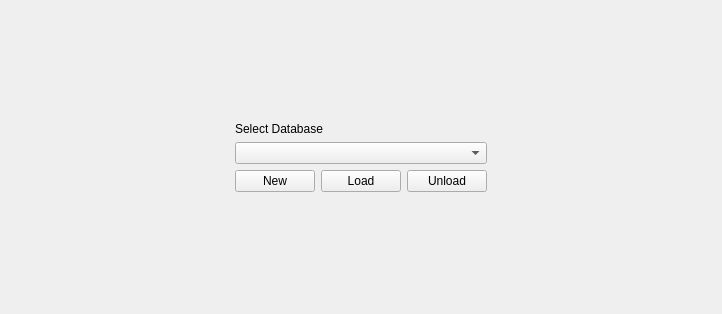
<?xml version="1.0" encoding="UTF-8"?>
<ui version="4.0">
 <class>DatabaseSelection</class>
 <widget class="QWidget" name="DatabaseSelection">
  <property name="geometry">
   <rect>
    <x>0</x>
    <y>0</y>
    <width>722</width>
    <height>314</height>
   </rect>
  </property>
  <property name="windowTitle">
   <string>Form</string>
  </property>
  <layout class="QGridLayout" name="gridLayout">
   <item row="0" column="0">
    <layout class="QVBoxLayout" name="verticalLayout">
     <item>
      <spacer name="verticalSpacer_2">
       <property name="orientation">
        <enum>Qt::Orientation::Vertical</enum>
       </property>
       <property name="sizeHint" stdset="0">
        <size>
         <width>20</width>
         <height>40</height>
        </size>
       </property>
      </spacer>
     </item>
     <item>
      <layout class="QHBoxLayout" name="horizontalLayout">
       <item>
        <spacer name="horizontalSpacer">
         <property name="orientation">
          <enum>Qt::Orientation::Horizontal</enum>
         </property>
         <property name="sizeHint" stdset="0">
          <size>
           <width>40</width>
           <height>20</height>
          </size>
         </property>
        </spacer>
       </item>
       <item>
        <layout class="QVBoxLayout" name="verticalLayout_2">
         <item>
          <widget class="QLabel" name="label_selectDatabase">
           <property name="text">
            <string>Select Database</string>
           </property>
          </widget>
         </item>
         <item>
          <widget class="QComboBox" name="comboBox_selectDatabase"/>
         </item>
         <item>
          <layout class="QHBoxLayout" name="horizontalLayout_2">
           <item>
            <widget class="QPushButton" name="pushButton_newDB">
             <property name="text">
              <string>New</string>
             </property>
            </widget>
           </item>
           <item>
            <widget class="QPushButton" name="pushButton_loadDB">
             <property name="text">
              <string>Load</string>
             </property>
            </widget>
           </item>
           <item>
            <widget class="QPushButton" name="pushButton_unloadDB">
             <property name="text">
              <string>Unload</string>
             </property>
            </widget>
           </item>
          </layout>
         </item>
        </layout>
       </item>
       <item>
        <spacer name="horizontalSpacer_2">
         <property name="orientation">
          <enum>Qt::Orientation::Horizontal</enum>
         </property>
         <property name="sizeHint" stdset="0">
          <size>
           <width>40</width>
           <height>20</height>
          </size>
         </property>
        </spacer>
       </item>
      </layout>
     </item>
     <item>
      <spacer name="verticalSpacer">
       <property name="orientation">
        <enum>Qt::Orientation::Vertical</enum>
       </property>
       <property name="sizeHint" stdset="0">
        <size>
         <width>20</width>
         <height>40</height>
        </size>
       </property>
      </spacer>
     </item>
    </layout>
   </item>
  </layout>
 </widget>
 <resources/>
 <connections/>
</ui>
